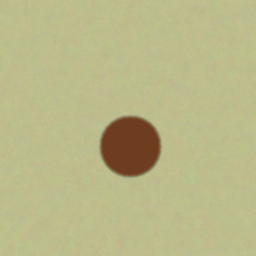
%> input picture data/benign/benign_0000.png, 256 x 256 px
$ octave --eval "result = extract_features(imread('../data/benign/benign_0000.png'));"   (GNU Octave 9; MATLAB toolbox functions it lacks are replaced by stand-ins)
%> lines starting %> are read from the running program, lines starting %| are printed output that depends on the picture; in (x1, y1, x2, y2) boxes, pixels count from 0 and x2, y2 are one past the last pixel; in counts of white or black regions, pixels touching at a corner belong together; the program's own positions count from 1
### matlab/remove_hair.m
function [inpainted, hairMask] = remove_hair(img)
%REMOVE_HAIR  U4: blackhat morphology finds thin dark structures (hair),
%   then those pixels are filled back in from their surroundings.
%   img is RGB uint8. hairMask is logical.
gray = rgb2gray(img);
se = strel('disk', 4, 0);              % 9x9 disk, same footprint as cv2 9x9 ellipse
blackhat = imbothat(gray, se);
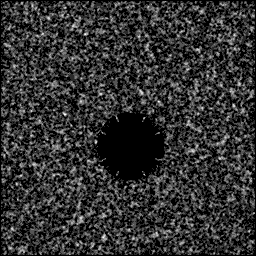
%> blackhat: size 256x256 uint8; min 0, max 6, mean 1.16; drawn with min black and max white
hairMask = blackhat > 10;
%> hairMask: size 256x256 logical; every value is 0

inpainted = img;
%> inpainted is the input picture: size 256x256x3 uint8; mean R, G, B 185.5, 183.4, 136.4
for c = 1:3
    % regionfill = Laplace interpolation (cv2 used Telea inpainting)
    inpainted(:,:,c) = regionfill(img(:,:,c), hairMask);
end
end

### matlab/enhance_contrast.m
function out = enhance_contrast(img)
%ENHANCE_CONTRAST  U3: CLAHE on the L channel of Lab only.
lab = rgb2lab(img);                    % L in [0,100]
%> lab: size 256x256x3 double; mean of channels 1, 2, 3 73.6, -6.6, 24.3
L = lab(:,:,1) / 100;
L = adapthisteq(L, 'ClipLimit', 0.02, 'NumTiles', [8 8]);
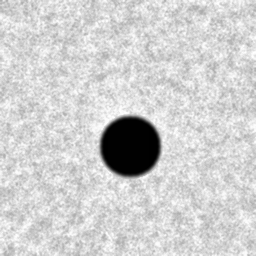
%> L: size 256x256 double; min 0, max 1, mean 0.814
lab(:,:,1) = L * 100;
%> lab: size 256x256x3 double; mean of channels 1, 2, 3 81.4, -6.6, 24.3
out = lab2rgb(lab, 'OutputType', 'uint8');
end

### matlab/frequency_spectrum_visual.m
function spec = frequency_spectrum_visual(img)
%FREQUENCY_SPECTRUM_VISUAL  U2: viewable log-magnitude DFT spectrum (uint8).
gray = double(rgb2gray(img));
%> gray: size 256x256 double
F = fftshift(fft2(gray));
mag = log(abs(F) + 1);
spec = uint8(255 * mat2gray(mag));
end

### matlab/denoise_frequency.m
function out = denoise_frequency(img, cutoffRatio)
%DENOISE_FREQUENCY  U2: DFT low-pass filtering of the L channel.
%   Keeps a circle of low frequencies (smooth structure), discards the
%   rest (noise), and inverse-transforms back to the spatial domain.
if nargin < 2, cutoffRatio = 0.15; end

lab = rgb2lab(img);
%> lab: size 256x256x3 double; mean of channels 1, 2, 3 81.5, -6.5, 23.6
L = lab(:,:,1);
[rows, cols] = size(L);
%> rows = 256; cols = 256

F = fftshift(fft2(L));

crow = floor(rows/2) + 1;              % location of DC after fftshift
%> crow = 129
ccol = floor(cols/2) + 1;
%> ccol = 129
radius = floor(cutoffRatio * min(rows, cols));
%> radius = 38
[X, Y] = meshgrid(1:cols, 1:rows);
lowpass = ((X - ccol).^2 + (Y - crow).^2) <= radius^2;

Lf = real(ifft2(ifftshift(F .* lowpass)));
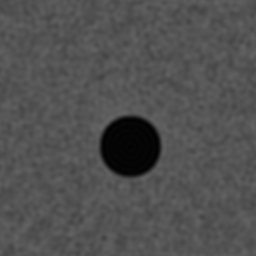
%> Lf: size 256x256 double; min 1.6, max 101.2, mean 81.5
lab(:,:,1) = min(max(Lf, 0), 100);
%> lab: size 256x256x3 double; mean of channels 1, 2, 3 81.5, -6.5, 23.6
out = lab2rgb(lab, 'OutputType', 'uint8');
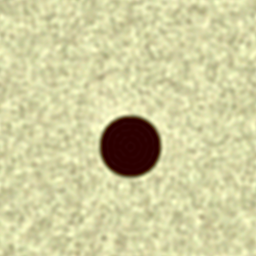
%> out: size 256x256x3 uint8; mean R, G, B 208.2, 206, 159.2; mean of the top-left, top-right, bottom-left and bottom-right quarters 198.1, 196.8, 185.7, 184
end

### matlab/unsharp_mask.m
function out = unsharp_mask(img, sigma, k)
%UNSHARP_MASK  U3: unsharp masking (spatial sharpening), applied per RGB channel.
%   mask = img - lowpass(img);   out = img + k * mask
%   The low-pass filter is a Gaussian (sigma = 2 px, imgaussfilt default 9x9 kernel, on the
%   256x256 images); k = 1 is plain unsharp masking (no high-boost, k > 1).
%   img is RGB uint8; out is RGB uint8.
if nargin < 2, sigma = 2; end
if nargin < 3, k = 1; end

f    = double(img);
blur = imgaussfilt(f, sigma);                   % Gaussian low-pass, per channel
out  = uint8(min(max(round(f + k * (f - blur)), 0), 255));
end

### matlab/segment_lesion.m
function mask = segment_lesion(img)
%SEGMENT_LESION  U1: Otsu threshold on the Lab 'a' channel (green-red axis).
lab = rgb2lab(img);
%> lab: size 256x256x3 double; mean of channels 1, 2, 3 81.5, -6.6, 23.5
a8 = uint8(min(max(round(lab(:,:,2) + 128), 0), 255));   % OpenCV-style 8-bit 'a'
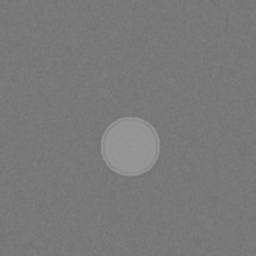
%> a8: size 256x256 uint8; min 112, max 152, mean 121.4
level = graythresh(a8);
%> level = 0.522
mask = imbinarize(a8, level);
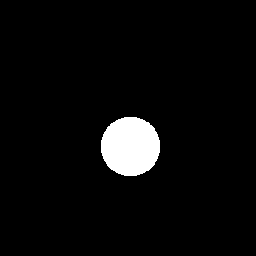
%> mask: size 256x256 logical; 4.2% white; 1 white region, box (x1, y1, x2, y2) and area: (101, 117, 160, 176) 2779
end

### matlab/clean_mask.m
function out = clean_mask(mask)
%CLEAN_MASK  U4: opening removes specks, closing fills small holes.
se = strel('disk', 3, 0);              % 7x7 disk
out = imclose(imopen(mask, se), se);
%> out: size 256x256 logical; 4.2% white; 1 white region, box (x1, y1, x2, y2) and area: (101, 117, 160, 176) 2775
end

### matlab/largest_component.m
function out = largest_component(mask)
%LARGEST_COMPONENT  U1: connected-component analysis, keep the biggest blob.
cc = bwconncomp(mask, 8);
%> cc = 1 connected component
if cc.NumObjects == 0
    out = mask;
    return
end
[~, idx] = max(cellfun(@numel, cc.PixelIdxList));
%> idx = 1
out = false(size(mask));
out(cc.PixelIdxList{idx}) = true;
end

### matlab/run_pipeline.m
function stages = run_pipeline(img)
%RUN_PIPELINE  Full DIP pipeline. img is an RGB uint8 image.
%   Units used: U1 color models/connectivity, U2 DFT, U3 CLAHE + unsharp masking, U4 morphology.
if size(img,3) == 1, img = repmat(img, [1 1 3]); end
if ~isa(img, 'uint8'), img = im2uint8(img); end

[hairRemoved, hairMask] = remove_hair(img);
enhanced   = enhance_contrast(hairRemoved);
spectrum   = frequency_spectrum_visual(enhanced);
denoised   = denoise_frequency(enhanced);
sharpened  = unsharp_mask(denoised);            % unsharp masking, k = 1

rawMask    = segment_lesion(sharpened);
lesionMask = largest_component(clean_mask(rawMask));
lesionOnly = sharpened .* uint8(lesionMask);      % implicit expansion over RGB

stages = struct('original', img, 'hair_mask', hairMask, ...
    'hair_removed', hairRemoved, 'enhanced', enhanced, ...
    'spectrum', spectrum, 'denoised', denoised, 'sharpened', sharpened, ...
    'raw_mask', rawMask, ...
    'lesion_mask', lesionMask, 'lesion_only', lesionOnly);
end

### matlab/extract_features.m
function [feats, stages] = extract_features(img)
%EXTRACT_FEATURES  ABCDE-style + GLCM texture + DCT energy feature vector (1x22).
%   (No "E"/Evolution feature: needs photos of the same lesion over time.)
stages = run_pipeline(img);
mask = stages.lesion_mask;
im   = stages.sharpened;

[asymLR, asymTB]       = asymmetry_score(mask);
circ                   = border_irregularity(mask);
[nColors, colorStd]    = color_variation(im, mask, 4);
[area, diam, aspect]   = diameter_features(mask);
glcm                   = glcm_features(im, mask);
dctF                   = dct_energy_features(im, mask, 32);

feats = [asymLR asymTB circ nColors colorStd area diam aspect glcm dctF];
end

% ------------------------------------------------------------------------
function [lr, tb] = asymmetry_score(mask)
[ys, xs] = find(mask);
%> ys = 2775 values from 118 to 176; xs = 2775 values from 102 to 160
if isempty(xs), lr = 0; tb = 0; return, end
[h, w] = size(mask);
%> h = 256; w = 256
cx = mean(xs);  cy = mean(ys);
%> after `cx = mean(xs)`: cx = 131
%> after `cy = mean(ys)`: cy = 147
area = max(nnz(mask), 1);
%> area = 2775

% Reflect the mask about its centroid: flip, then shift so the centroid
% lands back where it started.
flLR = imtranslate(uint8(fliplr(mask)), [round(2*cx - w - 1), 0], 'nearest');
flTB = imtranslate(uint8(flipud(mask)), [0, round(2*cy - h - 1)], 'nearest');
lr = nnz(xor(mask, logical(flLR))) / area;
%> lr = 0.00144
tb = nnz(xor(mask, logical(flTB))) / area;
%> tb = 0.00144
end

function c = border_irregularity(mask)
B = bwboundaries(mask, 8, 'noholes');
%> B = 1 boundary; box (x1, y1, x2, y2) and points: (101, 117, 160, 176) 171
if isempty(B), c = 0; return, end
[~, i] = max(cellfun(@(b) size(b,1), B));
%> i = 1
b = B{i};
%> b = 171 rows, first 12: [141 102; 140 103; 139 103; 138 103; 137 104; 136 104; 135 104; 134 105; 133 105; 132 106; 131 107; 130 107]
if size(b,1) < 3, c = 0; return, end
perim = sum(sqrt(sum(diff(b,1,1).^2, 2)));
%> perim = 195.7
area  = polyarea(b(:,2), b(:,1));
%> area = 2689
if perim == 0, c = 0; return, end
c = min(max(4*pi*area / perim^2, 0), 1);       % circularity
%> c = 0.882
end

function [nSig, colorStd] = color_variation(im, mask, k)
%> called with k = 4
mask3 = repmat(mask, [1 1 3]);
pix = double(reshape(im(mask3), [], 3));
%> pix = 2775 rows, first 12: [84 54 16; 76 47 11; 71 45 7; 70 43 5; 72 43 4; 72 40 1; 73 37 0; 70 37 0; 66 41 2; 69 44 5; 75 46 7; 82 50 16]
if size(pix,1) < k, nSig = 1; colorStd = 0; return, end
rng(0);                                          % reproducible k-means
[idx, centers] = kmeans(pix, k, 'Replicates', 5, 'Start', 'plus', ...
                        'Options', statset('MaxIter', 100));
%> idx = 2775 values, max 4 at index 18, min 1 at index 39, mean 3.21; centers = [32.26 0 0; 69.81 40.93 6.44; 47.97 5.87 5.62; 42.72 0.294 0.351]
counts = accumarray(idx, 1, [k 1]);
%> counts = [400; 135; 711; 1529]
nSig = sum(counts > 0.05 * size(pix,1));
%> nSig = 3
colorStd = mean(std(centers, 1, 1));            % population std per channel
%> colorStd = 11.21
%> in extract_features, `[nColors, colorStd]    = color_variation(im, mask, 4);`: nColors = 3; colorStd = 11.21
end

function [area, diam, aspect] = diameter_features(mask)
[ys, xs] = find(mask);
if isempty(xs), area = 0; diam = 0; aspect = 0; return, end
area = numel(xs);
%> area = 2775
w = max(xs) - min(xs);
%> w = 58
h = max(ys) - min(ys);
%> h = 58
diam = max(w, h);
%> diam = 58
aspect = w / max(h, 1);
%> aspect = 1
%> in extract_features, `[area, diam, aspect]   = diameter_features(mask);`: area = 2775; diam = 58; aspect = 1
end

function f = glcm_features(im, mask)
gray = rgb2gray(im);
%> gray: size 256x256 uint8
gray(~mask) = 0;
q = floor(double(gray) / 32);                    % 8 gray levels, 0..7
offsets = [0 1; -1 1; -1 0];                     % 0, 45, 90 degrees at distance 1
glcm = graycomatrix(q, 'Offset', offsets, 'NumLevels', 8, ...
                    'GrayLimits', [0 7], 'Symmetric', true);
p = graycoprops(glcm, {'Contrast','Homogeneity','Energy','Correlation'});
%> p = {Contrast [0.00309 0.00384 0.00309], Correlation [0.267 0.0923 0.267], Energy [0.993 0.992 0.993], Homogeneity [0.998 0.998 0.998]}
% MATLAB "Energy" is the angular second moment; sqrt gives the skimage definition
f = [p.Contrast, p.Homogeneity, sqrt(p.Energy), p.Correlation];
%> f = [0.00309 0.00384 0.00309 0.998 0.998 0.998 0.996 0.996 0.996 0.267 0.0923 0.267]
%> in extract_features, `glcm                   = glcm_features(im, mask);`: glcm has the same summary as f in glcm_features
f(isnan(f)) = 0;                                 % constant region -> undefined correlation
end

function f = dct_energy_features(im, mask, blockSize)
%> called with blockSize = 32
[ys, xs] = find(mask);
if isempty(xs), f = [0 0]; return, end
gray = rgb2gray(im);
crop = gray(min(ys):max(ys), min(xs):max(xs));
if isempty(crop), f = [0 0]; return, end
r = imresize(crop, [blockSize blockSize]);
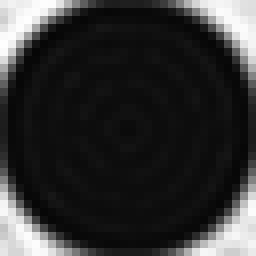
%> r: size 32x32 uint8 (shown 8 times larger); min 6, max 254, mean 50.2
E = dct2(double(r)).^2;
k = blockSize / 4;
low = sum(sum(E(1:k, 1:k))) / (sum(E(:)) + 1e-8);
%> low = 0.946
f = [low, 1 - low];
%> f = [0.946 0.0542]
end
%> in extract_features, `feats = [asymLR asymTB circ nColors colorStd area diam aspect glcm dct..`: feats = 22 values, max 2775 at index 6, min 0.00144 at index 1, mean 129.9
%> `result = extract_features(imread('../data/benign/benign_0000.png'));`: result has the same summary as feats in extract_features

$ run again, on data/benign/benign_0001.png
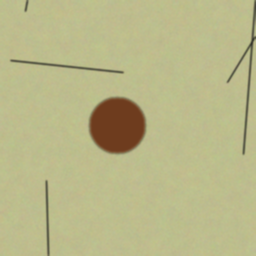
%> input picture data/benign/benign_0001.png, 256 x 256 px
%> hairMask: size 256x256 logical; 2.3% white; 4 white regions, box (x1, y1, x2, y2) and area: (226, 14, 255, 156) 695, (9, 59, 125, 74) 453, (45, 179, 50, 255) 292, (24, 1, 29, 13) 44
%> in remove_hair, inpainted is the input picture: size 256x256x3 uint8; mean R, G, B 184.6, 182.7, 136
%> in segment_lesion, `a8 = uint8(min(max(round(lab(:,:,2) + 128), 0), 255));   % OpenCV-styl..`:
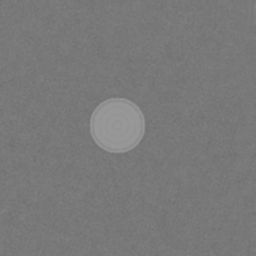
%> a8: size 256x256 uint8; min 112, max 153, mean 121.4
%> level = 0.525
%> mask: size 256x256 logical; 3.7% white; 1 white region, box (x1, y1, x2, y2) and area: (90, 98, 145, 153) 2400
%> cc = 1 connected component
%> in largest_component, `[~, idx] = max(cellfun(@numel, cc.PixelIdxList));`: idx = 1
%> ys = 2400 values from 99 to 153; xs = 2400 values from 91 to 145
%> cx = 118
%> cy = 126
%> in asymmetry_score, `area = max(nnz(mask), 1);`: area = 2400
%> lr = 0.0075
%> tb = 0.00583
%> asymLR = 0.0075; asymTB = 0.00583
%> B = 1 boundary; box (x1, y1, x2, y2) and points: (90, 98, 145, 153) 159
%> i = 1
%> b = 159 rows, first 12: [121 91; 120 92; 119 92; 118 92; 117 92; 116 93; 115 93; 114 94; 113 94; 112 95; 111 95; 110 96]
%> perim = 182
%> in border_irregularity, `area  = polyarea(b(:,2), b(:,1));`: area = 2320
%> c = 0.88
%> pix = 2400 rows, first 12: [82 56 20; 81 54 15; 77 51 15; 76 45 12; 74 41 3; 70 36 0; 64 37 0; 65 40 2; 69 43 6; 76 47 12; 80 53 16; 85 55 21]
%> in color_variation, `[idx, centers] = kmeans(pix, k, 'Replicates', 5, 'Start', 'plus', 'Opt..`: idx = 2400 values, max 4 at index 21, min 1 at index 1, mean 3.25; centers = [73.38 43.24 8.72; 35.18 0 0; 51.72 6.65 6.58; 45.22 0.422 0.435]
%> counts = [122; 410; 620; 1248]
%> nSig = 4
%> in color_variation, `colorStd = mean(std(centers, 1, 1));`: colorStd = 11.9
%> in extract_features, `[nColors, colorStd]    = color_variation(im, mask, 4);`: nColors = 4; colorStd = 11.9
%> in diameter_features, `area = numel(xs);`: area = 2400
%> in diameter_features, `w = max(xs) - min(xs);`: w = 54
%> in diameter_features, `aspect = w / max(h, 1);`: aspect = 1
%> in extract_features, `[area, diam, aspect]   = diameter_features(mask);`: area = 2400; diam = 54; aspect = 1
%> p = {Contrast [0.00316 0.00409 0.00331], Correlation [0.303 0.0996 0.269], Energy [0.993 0.992 0.993], Homogeneity [0.999 0.998 0.998]}
%> in glcm_features, `f = [p.Contrast, p.Homogeneity, sqrt(p.Energy), p.Correlation];`: f = [0.00316 0.00409 0.00331 0.999 0.998 0.998 0.997 0.996 0.996 0.303 0.0996 0.269]
%> glcm has the same summary as f in glcm_features
%> in dct_energy_features, `r = imresize(crop, [blockSize blockSize]);`:
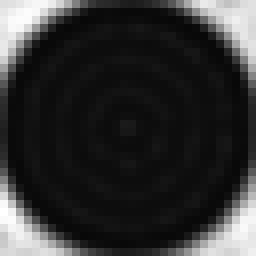
%> r: size 32x32 uint8 (shown 8 times larger); min 8, max 255, mean 50
%> low = 0.955
%> in dct_energy_features, `f = [low, 1 - low];`: f = [0.955 0.0452]
%> feats = 22 values, max 2400 at index 6, min 0.00316 at index 9, mean 112.7
%> result has the same summary as feats in extract_features

$ run again, on data/benign/benign_0002.png
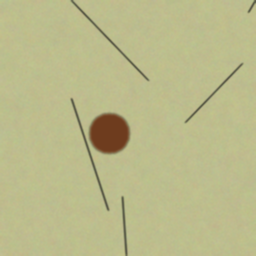
%> input picture data/benign/benign_0002.png, 256 x 256 px
%> hairMask: size 256x256 logical; 2.2% white; 5 white regions, box (x1, y1, x2, y2) and area: (70, 97, 110, 212) 464, (70, 1, 150, 82) 400, (184, 62, 244, 124) 301, (121, 195, 128, 255) 230, (247, 1, 255, 14) 47
%> in remove_hair, inpainted is the input picture: size 256x256x3 uint8; mean R, G, B 186.1, 185.3, 138.2
%> level = 0.518
%> mask: size 256x256 logical; 1.9% white; 1 white region, box (x1, y1, x2, y2) and area: (90, 114, 129, 153) 1236
%> cc = 1 connected component
%> in largest_component, `[~, idx] = max(cellfun(@numel, cc.PixelIdxList));`: idx = 1
%> ys = 1227 values from 115 to 153; xs = 1227 values from 91 to 129
%> cx = 110
%> cy = 134
%> in asymmetry_score, `area = max(nnz(mask), 1);`: area = 1227
%> flLR: size 256x256 uint8; values 0 (black) and 1 (white), 1.9% white; 1 white region, box (x1, y1, x2, y2) and area: (90, 114, 129, 153) 1227
%> lr = 0.00652
%> B = 1 boundary; box (x1, y1, x2, y2) and points: (90, 114, 129, 153) 113
%> i = 1
%> b = 113 rows, first 12: [129 91; 128 92; 127 92; 126 93; 125 93; 124 94; 123 94; 122 95; 121 95; 120 96; 119 97; 119 98]
%> perim = 128.6
%> in border_irregularity, `area  = polyarea(b(:,2), b(:,1));`: area = 1170
%> c = 0.889
%> pix = 1227 rows, first 12: [66 40 6; 57 33 0; 54 31 0; 58 30 0; 59 28 0; 61 26 0; 55 26 0; 54 29 0; 60 35 0; 71 45 7; 86 58 20; 60 33 0]
%> in color_variation, `[idx, centers] = kmeans(pix, k, 'Replicates', 5, 'Start', 'plus', 'Opt..`: idx = 1227 values, max 4 at index 14, min 1 at index 13, mean 2.79; centers = [49.54 8.13 8.72; 31.83 0 0; 65.55 37.26 5.28; 41.87 0.404 0.463]
%> counts = [299; 252; 89; 587]
%> nSig = 4
%> in color_variation, `colorStd = mean(std(centers, 1, 1));`: colorStd = 10.39
%> in extract_features, `[nColors, colorStd]    = color_variation(im, mask, 4);`: nColors = 4; colorStd = 10.39
%> in diameter_features, `area = numel(xs);`: area = 1227
%> in diameter_features, `w = max(xs) - min(xs);`: w = 38
%> in diameter_features, `aspect = w / max(h, 1);`: aspect = 1
%> in extract_features, `[area, diam, aspect]   = diameter_features(mask);`: area = 1227; diam = 38; aspect = 1
%> in glcm_features, `gray = rgb2gray(im);`:
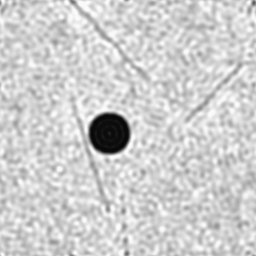
%> gray: size 256x256 uint8; min 8, max 252, mean 206.3
%> p = {Contrast [0.00202 0.00261 0.0023], Correlation [0.319 0.123 0.226], Energy [0.995 0.995 0.995], Homogeneity [0.999 0.999 0.999]}
%> in glcm_features, `f = [p.Contrast, p.Homogeneity, sqrt(p.Energy), p.Correlation];`: f = [0.00202 0.00261 0.0023 0.999 0.999 0.999 0.998 0.997 0.998 0.319 0.123 0.226]
%> glcm has the same summary as f in glcm_features
%> in dct_energy_features, `E = dct2(double(r)).^2;`:
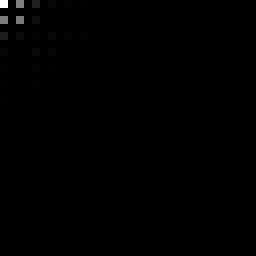
%> E: size 32x32 double (shown 8 times larger); min 3.06e-06, max 2007711.9, mean 6098.3; drawn with min black and max white
%> low = 0.957
%> in dct_energy_features, `f = [low, 1 - low];`: f = [0.957 0.0435]
%> feats = 22 values, max 1227 at index 6, min 0.00202 at index 9, mean 58.59
%> result has the same summary as feats in extract_features

$ run again, on data/benign/benign_0003.png
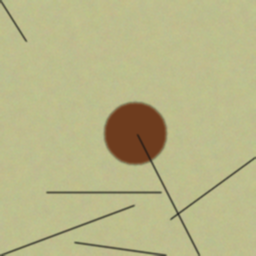
%> input picture data/benign/benign_0003.png, 256 x 256 px
%> hairMask: size 256x256 logical; 3.5% white; 6 white regions (1 under 20 px), largest, box (x1, y1, x2, y2) and area: (137, 134, 255, 255) 844, (2, 204, 136, 255) 542, (45, 190, 163, 195) 387, (73, 241, 160, 255) 329, (1, 1, 28, 43) 174
%> in remove_hair, inpainted is the input picture: size 256x256x3 uint8; mean R, G, B 183.1, 180.9, 134.6
%> level = 0.525
%> mask: size 256x256 logical; 4.5% white; 1 white region, box (x1, y1, x2, y2) and area: (105, 103, 166, 164) 2939
%> cc = 1 connected component
%> in largest_component, `[~, idx] = max(cellfun(@numel, cc.PixelIdxList));`: idx = 1
%> ys = 2939 values from 104 to 164; xs = 2939 values from 106 to 166
%> cx = 136
%> cy = 134
%> in asymmetry_score, `area = max(nnz(mask), 1);`: area = 2939
%> lr = 0.00953
%> tb = 0.00817
%> asymLR = 0.00953; asymTB = 0.00817
%> B = 1 boundary; box (x1, y1, x2, y2) and points: (105, 103, 166, 164) 175
%> i = 1
%> b = 175 rows, first 12: [128 106; 127 107; 126 107; 125 108; 124 108; 123 108; 122 108; 121 109; 120 109; 119 110; 118 111; 117 111]
%> perim = 202.2
%> in border_irregularity, `area  = polyarea(b(:,2), b(:,1));`: area = 2851
%> c = 0.877
%> pix = 2939 rows, first 12: [94 65 32; 88 57 23; 79 51 16; 82 50 17; 82 49 16; 83 47 12; 77 45 10; 75 45 11; 78 47 16; 84 55 22; 93 61 29; 103 72 37]
%> in color_variation, `[idx, centers] = kmeans(pix, k, 'Replicates', 5, 'Start', 'plus', 'Opt..`: idx = 2939 values, max 4 at index 1, min 1 at index 23, mean 2.16; centers = [46.31 2.52 0.613; 69.76 25.87 3.13; 57.91 13.25 2.6; 87.61 55.38 22.55]
%> counts = [970; 625; 1234; 110]
%> nSig = 3
%> in color_variation, `colorStd = mean(std(centers, 1, 1));`: colorStd = 14.65
%> in extract_features, `[nColors, colorStd]    = color_variation(im, mask, 4);`: nColors = 3; colorStd = 14.65
%> in diameter_features, `area = numel(xs);`: area = 2939
%> in diameter_features, `w = max(xs) - min(xs);`: w = 60
%> in diameter_features, `aspect = w / max(h, 1);`: aspect = 1
%> in extract_features, `[area, diam, aspect]   = diameter_features(mask);`: area = 2939; diam = 60; aspect = 1
%> p = {Contrast [0.00867 0.0112 0.00824], Correlation [0.641 0.538 0.659], Energy [0.973 0.971 0.973], Homogeneity [0.996 0.995 0.997]}
%> in glcm_features, `f = [p.Contrast, p.Homogeneity, sqrt(p.Energy), p.Correlation];`: f = [0.00867 0.0112 0.00824 0.996 0.995 0.997 0.986 0.985 0.987 0.641 0.538 0.659]
%> glcm has the same summary as f in glcm_features
%> in dct_energy_features, `r = imresize(crop, [blockSize blockSize]);`:
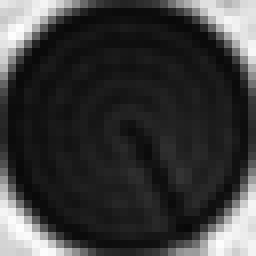
%> r: size 32x32 uint8 (shown 8 times larger); min 8, max 253, mean 59.3
%> low = 0.947
%> in dct_energy_features, `f = [low, 1 - low];`: f = [0.947 0.053]
%> feats = 22 values, max 2939 at index 6, min 0.00817 at index 2, mean 137.6
%> result has the same summary as feats in extract_features
